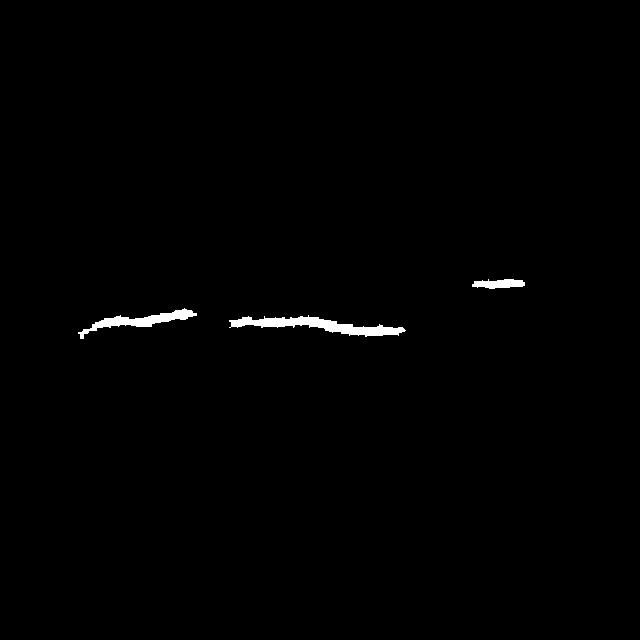
#> input picture 0011_aft.jpg, 640 x 640 px; its folder holds 4 pictures in this run
$ python main.py   (older library calls are emulated)
#> lines starting #> are read from the running program, lines starting #| are printed output that depends on the picture; after the words box and inside, x2 and y2 are one past the last pixel; in counts of white or black regions, pixels touching at a corner belong together
### utils.py
import numpy as np
import pylab as plt
from scipy.misc import imsave


def merge_cmd(*lst):
    cmd=''
    for s in lst:
        cmd+=s+' '
    return cmd

# [6 lines left out: function reverse_gray, not called in this run]

def jpg_to_bmp(jpg,bmp):
#> called with jpg = '0011_aft.jpg', bmp = 'in.bmp'
    img=plt.imread(jpg)
#> img is the input picture: shape (640, 640); min 0, max 255, mean 1.8
    img=inverse(img)
    imsave(bmp,img)

# [11 lines left out: functions tuple_int, list_int, not called in this run]

def inverse(img):
    logic=img>60
#> logic: shape (640, 640) bool; 0.7% white; 3 white regions, box (x1, y1, x2, y2) and area: (229, 315, 406, 337) 1520, (78, 308, 197, 339) 956, (472, 279, 525, 289) 379
    ans=img.copy()
    ans[logic]=0
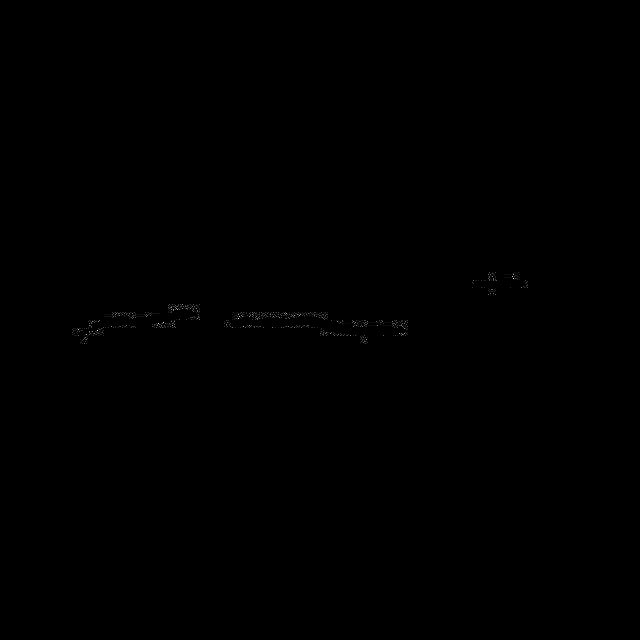
#> ans: shape (640, 640); 0.7% of pixels changed, all inside (x1, y1, x2, y2) = (78, 279, 525, 339); drawn with min black and max white
    ans[~logic]=255
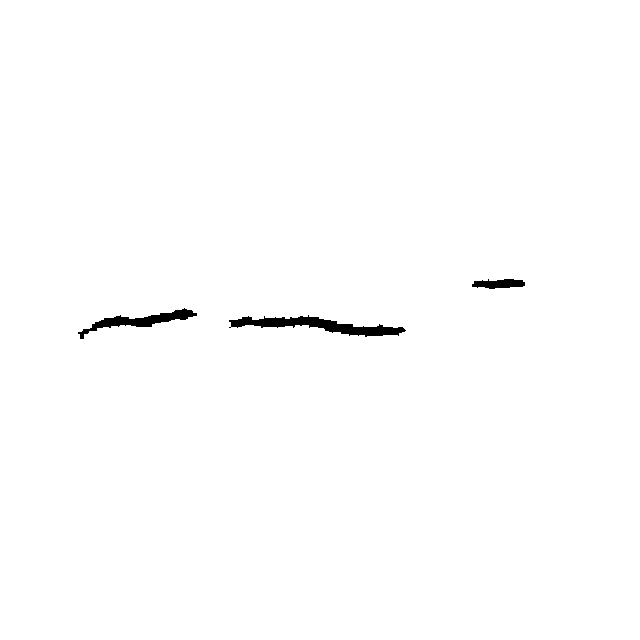
#> ans: shape (640, 640); 99.3% white; 3 black regions, box (x1, y1, x2, y2) and area: (229, 315, 406, 337) 1520, (78, 308, 197, 339) 956, (472, 279, 525, 289) 379
    return ans

### main.py
import utils
from scipy.misc import imsave
import numpy as np
import platform,os
import cv2
import pylab as plt
import ezdxf
import parseDxf as dxf
from color_index import color_index


if __name__ == '__main__':
    fname = '0011'
    # img = cv2.imread(f'{fname}_aft.jpg', 0)  # 直接读为灰度图像
    crude_name=f'{fname}_aft.jpg'
    # crude_name='test.jpg'
    inName='in.bmp'
    outName='out.dxf'
    utils.jpg_to_bmp(crude_name,inName)
    img = plt.imread(crude_name)
    cmd=utils.merge_cmd(f'potrace-{platform.system()}/potrace',inName,'-o',outName,'-b','dxf')
    print(cmd)
    os.system(cmd)
#> (the run stopped early here; a loop or call above may not have finished)
